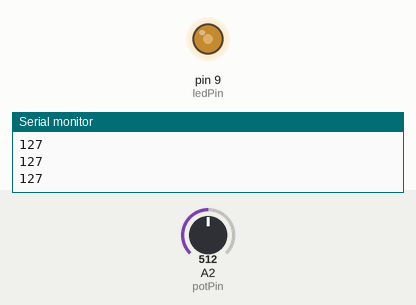
Simulated run of this sketch. Board: Arduino Uno, built with avr-gcc and run on an emulated ATmega328P. On the bench: output pins drawn as LEDs (lit = HIGH), the last lines printed to the serial monitor. The inputs (shaded band) are chosen by the test bench; at power-on: A2 (potPin) = 512.

Above: at 1.2 s.
1.3 s: A2 (potPin) set to 716
At 2.4 s:
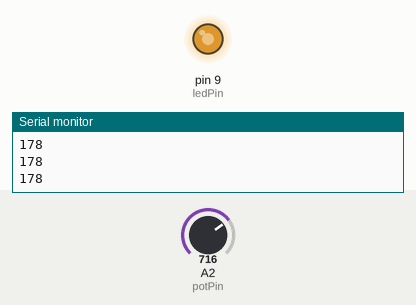
2.8 s: A2 (potPin) set to 900
At 3.9 s:
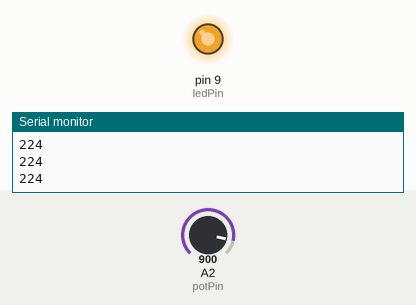
4.3 s: A2 (potPin) set to 122
At 5.4 s:
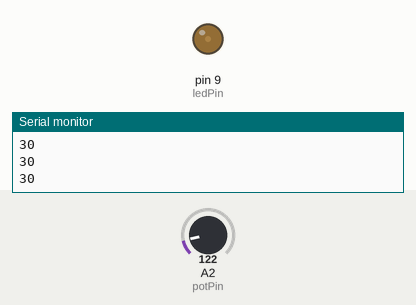
5.8 s: A2 (potPin) set to 0
At 6.9 s:
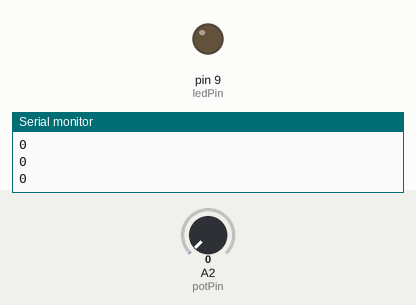
7.3 s: A2 (potPin) set to 511
At 8.3 s:
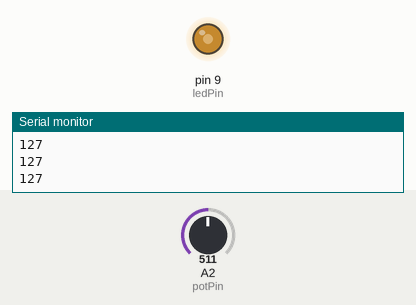
Timing chart, 0 to 9.8 s (numbered marks = the images above; inputs shaded):
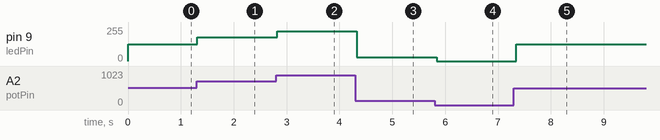

Measured:
- after the input at 1.3 s, pin 9 (ledPin): 127/255 → 178/255 at once
- after the input at 2.8 s, pin 9 (ledPin): 178/255 → 224/255 at once
- after the input at 4.3 s, pin 9 (ledPin): 224/255 → 30/255 at once
- after the input at 5.8 s, pin 9 (ledPin): 30/255 → 0/255 at once
- after the input at 7.3 s, pin 9 (ledPin): 0/255 → 127/255 after 0.05 s

The sketch:

exercise_potentiometer_and_led_code.ino
```cpp
const int potPin = A2;
const int ledPin = 9;

void setup()
{
  Serial.begin(115200);  // baudrate
}

void loop()
{
  // analogRead : 10bit(0~1023) -> GPIO : 8bit(0~255)
  int value = int(analogRead(potPin) / 1023.0 * 255);
  // int value = map(analogRead(potPin), 0, 1023, 0, 255);  // use MAP function

  Serial.println(value);  //print
  analogWrite(ledPin, value);  // Write analog value

  delay(50);
}
```
